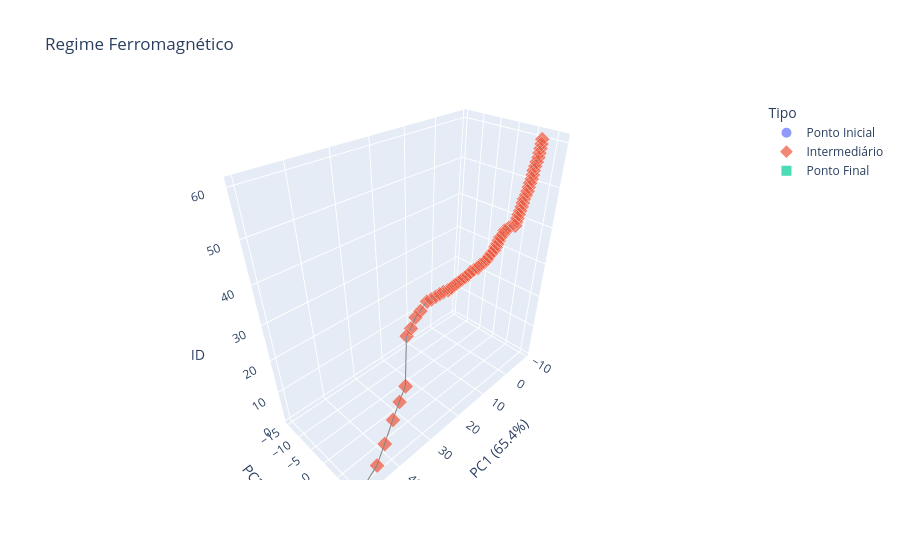
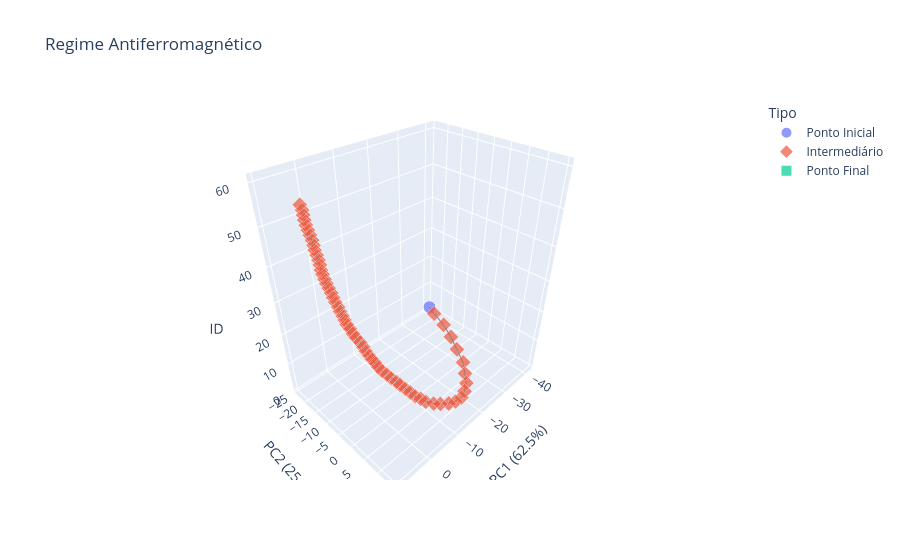

Write notebook code for charts like these, in order.
### Code cell
plot_pca_3d_interactive(p1[0][2], 0, -1, "Regime Ferromagnético")
plot_pca_3d_interactive(p2[0][2], 0, -1, "Regime Antiferromagnético")

### Figure 1 — Plotly figure (JSON) as saved in the notebook; plotly's stock layout.template omitted (floating-point values rounded to 4 significant figures)
{"data": [{"hovertemplate": "Tipo=Ponto Inicial<br>PC1=%{x}<br>PC2=%{y}<br>ID=%{z}<br>size=%{marker.size}<extra></extra>", "legendgroup": "Ponto Inicial", "marker": {"color": "#636efa", "opacity": 0.7, "size": [8], "sizemode": "area", "sizeref": 0.02, "symbol": "circle"}, "mode": "markers", "name": "Ponto Inicial", "scene": "scene", "showlegend": true, "type": "scatter3d", "x": [49.5], "y": [11.71], "z": [1.0]}, {"hovertemplate": "Tipo=Intermediário<br>PC1=%{x}<br>PC2=%{y}<br>ID=%{z}<br>size=%{marker.size}<extra></extra>", "legendgroup": "Intermediário", "marker": {"color": "#EF553B", "opacity": 0.7, "size": [4, 4, 4, 4, 4, 4, 4, 4, 4, 4, 4, 4, 4, 4, 4, 4, 4, 4, 4, 4, 4, 4, 4, 4, 4, 4, 4, 4, 4, 4, 4, 4, 4, 4, 4, 4, 4, 4, 4, 4, 4, 4, 4, 4, 4, 4, 4, 4, 4, 4, 4, 4, 4, 4, 4, 4, 4, 4, 4], "sizemode": "area", "sizeref": 0.02, "symbol": "diamond"}, "mode": "markers", "name": "Intermediário", "scene": "scene", "showlegend": true, "type": "scatter3d", "x": [44.44, 40.06, 34.79, 30.58, 26.74, 14.33, 12.02, 8.567, 6.423, 2.809, 2.104, 1.32, 0.6377, 0.1704, -0.3731, -0.8133, -1.501, -2.002, -2.355, -2.734, -3.117, -3.323, -3.581, -3.893, -4.207, -4.611, -4.879, -5.054, -5.301, -5.606, -5.698, -5.838, -5.956, -6.059, -6.295, -6.468, -6.768, -7.154, -7.205, -7.286, -7.39, -7.519, -7.645, -7.777, -7.847, -8.02, -8.075, -8.12, -8.232, -8.306, -8.352, -8.41, -8.469, -8.555, -8.666, -8.698, -8.746, -8.793, -8.793], "y": [10.36, 8.015, 5.03, 2.802, 0.9172, -11.56, -12.14, -13.83, -14.04, -14.93, -13.86, -12.93, -12.01, -11.11, -9.842, -8.971, -8.41, -7.611, -6.828, -6.055, -5.242, -4.756, -3.848, -2.873, -2.445, -1.502, -0.945, -0.5461, -0.1028, 0.4427, 0.6739, 1.017, 1.243, 1.479, 2.034, 2.274, 3.167, 4.616, 4.705, 4.894, 5.032, 5.192, 5.358, 5.467, 5.578, 5.836, 6.066, 6.194, 6.328, 6.53, 6.63, 6.656, 6.804, 6.968, 7.175, 7.23, 7.281, 7.331, 7.331], "z": [2.0, 3.0, 4.0, 5.0, 6.0, 7.0, 8.0, 9.0, 10.0, 11.0, 12.0, 13.0, 14.0, 15.0, 16.0, 17.0, 18.0, 19.0, 20.0, 21.0, 22.0, 23.0, 24.0, 25.0, 26.0, 27.0, 28.0, 29.0, 30.0, 31.0, 32.0, 33.0, 34.0, 35.0, 36.0, 37.0, 38.0, 39.0, 40.0, 41.0, 42.0, 43.0, 44.0, 45.0, 46.0, 47.0, 48.0, 49.0, 50.0, 51.0, 52.0, 53.0, 54.0, 55.0, 56.0, 57.0, 58.0, 59.0, 60.0]}, {"hovertemplate": "Tipo=Ponto Final<br>PC1=%{x}<br>PC2=%{y}<br>ID=%{z}<br>size=%{marker.size}<extra></extra>", "legendgroup": "Ponto Final", "marker": {"color": "#00cc96", "opacity": 0.7, "size": [8], "sizemode": "area", "sizeref": 0.02, "symbol": "square"}, "mode": "markers", "name": "Ponto Final", "scene": "scene", "showlegend": true, "type": "scatter3d", "x": [NaN], "y": [NaN], "z": [NaN]}, {"hovertemplate": "PC1=%{x}<br>PC2=%{y}<br>ID=%{z}<extra></extra>", "legendgroup": "", "line": {"color": "gray", "dash": "solid", "width": 2}, "marker": {"symbol": "circle"}, "mode": "lines", "name": "", "scene": "scene", "showlegend": false, "type": "scatter3d", "x": [49.5, 44.44, 40.06, 34.79, 30.58, 26.74, 14.33, 12.02, 8.567, 6.423, 2.809, 2.104, 1.32, 0.6377, 0.1704, -0.3731, -0.8133, -1.501, -2.002, -2.355, -2.734, -3.117, -3.323, -3.581, -3.893, -4.207, -4.611, -4.879, -5.054, -5.301, -5.606, -5.698, -5.838, -5.956, -6.059, -6.295, -6.468, -6.768, -7.154, -7.205, -7.286, -7.39, -7.519, -7.645, -7.777, -7.847, -8.02, -8.075, -8.12, -8.232, -8.306, -8.352, -8.41, -8.469, -8.555, -8.666, -8.698, -8.746, -8.793, -8.793, NaN], "y": [11.71, 10.36, 8.015, 5.03, 2.802, 0.9172, -11.56, -12.14, -13.83, -14.04, -14.93, -13.86, -12.93, -12.01, -11.11, -9.842, -8.971, -8.41, -7.611, -6.828, -6.055, -5.242, -4.756, -3.848, -2.873, -2.445, -1.502, -0.945, -0.5461, -0.1028, 0.4427, 0.6739, 1.017, 1.243, 1.479, 2.034, 2.274, 3.167, 4.616, 4.705, 4.894, 5.032, 5.192, 5.358, 5.467, 5.578, 5.836, 6.066, 6.194, 6.328, 6.53, 6.63, 6.656, 6.804, 6.968, 7.175, 7.23, 7.281, 7.331, 7.331, NaN], "z": [1.0, 2.0, 3.0, 4.0, 5.0, 6.0, 7.0, 8.0, 9.0, 10.0, 11.0, 12.0, 13.0, 14.0, 15.0, 16.0, 17.0, 18.0, 19.0, 20.0, 21.0, 22.0, 23.0, 24.0, 25.0, 26.0, 27.0, 28.0, 29.0, 30.0, 31.0, 32.0, 33.0, 34.0, 35.0, 36.0, 37.0, 38.0, 39.0, 40.0, 41.0, 42.0, 43.0, 44.0, 45.0, 46.0, 47.0, 48.0, 49.0, 50.0, 51.0, 52.0, 53.0, 54.0, 55.0, 56.0, 57.0, 58.0, 59.0, 60.0, NaN]}], "layout": {"legend": {"itemsizing": "constant", "title": {"text": "Tipo"}, "tracegroupgap": 0}, "scene": {"domain": {"x": [0, 1], "y": [0, 1]}, "xaxis": {"title": {"text": "PC1 (65.4%)"}}, "yaxis": {"title": {"text": "PC2 (18.6%)"}}, "zaxis": {"title": {"text": "ID"}}}, "title": {"text": "Regime Ferromagnético"}}}

### Figure 2 — Plotly figure (JSON) as saved in the notebook; plotly's stock layout.template omitted (floating-point values rounded to 4 significant figures)
{"data": [{"hovertemplate": "Tipo=Ponto Inicial<br>PC1=%{x}<br>PC2=%{y}<br>ID=%{z}<br>size=%{marker.size}<extra></extra>", "legendgroup": "Ponto Inicial", "marker": {"color": "#636efa", "opacity": 0.7, "size": [8], "sizemode": "area", "sizeref": 0.02, "symbol": "circle"}, "mode": "markers", "name": "Ponto Inicial", "scene": "scene", "showlegend": true, "type": "scatter3d", "x": [-41.54], "y": [-23.85], "z": [1.0]}, {"hovertemplate": "Tipo=Intermediário<br>PC1=%{x}<br>PC2=%{y}<br>ID=%{z}<br>size=%{marker.size}<extra></extra>", "legendgroup": "Intermediário", "marker": {"color": "#EF553B", "opacity": 0.7, "size": [4, 4, 4, 4, 4, 4, 4, 4, 4, 4, 4, 4, 4, 4, 4, 4, 4, 4, 4, 4, 4, 4, 4, 4, 4, 4, 4, 4, 4, 4, 4, 4, 4, 4, 4, 4, 4, 4, 4, 4, 4, 4, 4, 4, 4, 4, 4, 4, 4, 4, 4, 4, 4, 4, 4, 4, 4, 4, 4], "sizemode": "area", "sizeref": 0.02, "symbol": "diamond"}, "mode": "markers", "name": "Intermediário", "scene": "scene", "showlegend": true, "type": "scatter3d", "x": [-39.08, -36.12, -32.51, -28.79, -25.13, -21.45, -18.29, -15.11, -12.33, -9.628, -7.409, -5.247, -3.597, -2.084, -1.224, -0.2532, 0.3528, 1.006, 1.668, 2.245, 2.917, 3.524, 4.152, 4.584, 4.873, 5.316, 5.595, 5.869, 6.084, 6.273, 6.647, 6.954, 7.097, 7.388, 7.476, 7.67, 7.861, 7.964, 8.084, 8.204, 8.286, 8.421, 8.582, 8.731, 8.759, 8.895, 8.799, 8.799, 8.859, 8.959, 8.919, 8.936, 9.027, 9.139, 9.274, 9.322, 9.328, 9.413, 9.531], "y": [-19.42, -12.57, -6.375, -0.7957, 4.541, 8.213, 11.25, 13.27, 14.57, 14.92, 14.72, 14.0, 13.42, 12.35, 11.58, 10.82, 9.886, 9.002, 8.072, 7.541, 6.631, 5.898, 5.131, 4.317, 3.753, 3.353, 2.863, 2.174, 1.763, 1.084, 0.2258, -0.2086, -0.907, -1.503, -1.946, -2.21, -2.644, -3.01, -3.611, -3.983, -4.366, -4.838, -5.193, -5.4, -5.826, -5.971, -6.249, -6.485, -6.819, -7.117, -7.297, -7.532, -7.861, -8.145, -8.361, -8.568, -8.663, -8.632, -8.975], "z": [2.0, 3.0, 4.0, 5.0, 6.0, 7.0, 8.0, 9.0, 10.0, 11.0, 12.0, 13.0, 14.0, 15.0, 16.0, 17.0, 18.0, 19.0, 20.0, 21.0, 22.0, 23.0, 24.0, 25.0, 26.0, 27.0, 28.0, 29.0, 30.0, 31.0, 32.0, 33.0, 34.0, 35.0, 36.0, 37.0, 38.0, 39.0, 40.0, 41.0, 42.0, 43.0, 44.0, 45.0, 46.0, 47.0, 48.0, 49.0, 50.0, 51.0, 52.0, 53.0, 54.0, 55.0, 56.0, 57.0, 58.0, 59.0, 60.0]}, {"hovertemplate": "Tipo=Ponto Final<br>PC1=%{x}<br>PC2=%{y}<br>ID=%{z}<br>size=%{marker.size}<extra></extra>", "legendgroup": "Ponto Final", "marker": {"color": "#00cc96", "opacity": 0.7, "size": [8], "sizemode": "area", "sizeref": 0.02, "symbol": "square"}, "mode": "markers", "name": "Ponto Final", "scene": "scene", "showlegend": true, "type": "scatter3d", "x": [NaN], "y": [NaN], "z": [NaN]}, {"hovertemplate": "PC1=%{x}<br>PC2=%{y}<br>ID=%{z}<extra></extra>", "legendgroup": "", "line": {"color": "gray", "dash": "solid", "width": 2}, "marker": {"symbol": "circle"}, "mode": "lines", "name": "", "scene": "scene", "showlegend": false, "type": "scatter3d", "x": [-41.54, -39.08, -36.12, -32.51, -28.79, -25.13, -21.45, -18.29, -15.11, -12.33, -9.628, -7.409, -5.247, -3.597, -2.084, -1.224, -0.2532, 0.3528, 1.006, 1.668, 2.245, 2.917, 3.524, 4.152, 4.584, 4.873, 5.316, 5.595, 5.869, 6.084, 6.273, 6.647, 6.954, 7.097, 7.388, 7.476, 7.67, 7.861, 7.964, 8.084, 8.204, 8.286, 8.421, 8.582, 8.731, 8.759, 8.895, 8.799, 8.799, 8.859, 8.959, 8.919, 8.936, 9.027, 9.139, 9.274, 9.322, 9.328, 9.413, 9.531, NaN], "y": [-23.85, -19.42, -12.57, -6.375, -0.7957, 4.541, 8.213, 11.25, 13.27, 14.57, 14.92, 14.72, 14.0, 13.42, 12.35, 11.58, 10.82, 9.886, 9.002, 8.072, 7.541, 6.631, 5.898, 5.131, 4.317, 3.753, 3.353, 2.863, 2.174, 1.763, 1.084, 0.2258, -0.2086, -0.907, -1.503, -1.946, -2.21, -2.644, -3.01, -3.611, -3.983, -4.366, -4.838, -5.193, -5.4, -5.826, -5.971, -6.249, -6.485, -6.819, -7.117, -7.297, -7.532, -7.861, -8.145, -8.361, -8.568, -8.663, -8.632, -8.975, NaN], "z": [1.0, 2.0, 3.0, 4.0, 5.0, 6.0, 7.0, 8.0, 9.0, 10.0, 11.0, 12.0, 13.0, 14.0, 15.0, 16.0, 17.0, 18.0, 19.0, 20.0, 21.0, 22.0, 23.0, 24.0, 25.0, 26.0, 27.0, 28.0, 29.0, 30.0, 31.0, 32.0, 33.0, 34.0, 35.0, 36.0, 37.0, 38.0, 39.0, 40.0, 41.0, 42.0, 43.0, 44.0, 45.0, 46.0, 47.0, 48.0, 49.0, 50.0, 51.0, 52.0, 53.0, 54.0, 55.0, 56.0, 57.0, 58.0, 59.0, 60.0, NaN]}], "layout": {"legend": {"itemsizing": "constant", "title": {"text": "Tipo"}, "tracegroupgap": 0}, "scene": {"domain": {"x": [0, 1], "y": [0, 1]}, "xaxis": {"title": {"text": "PC1 (62.5%)"}}, "yaxis": {"title": {"text": "PC2 (25.7%)"}}, "zaxis": {"title": {"text": "ID"}}}, "title": {"text": "Regime Antiferromagnético"}}}
